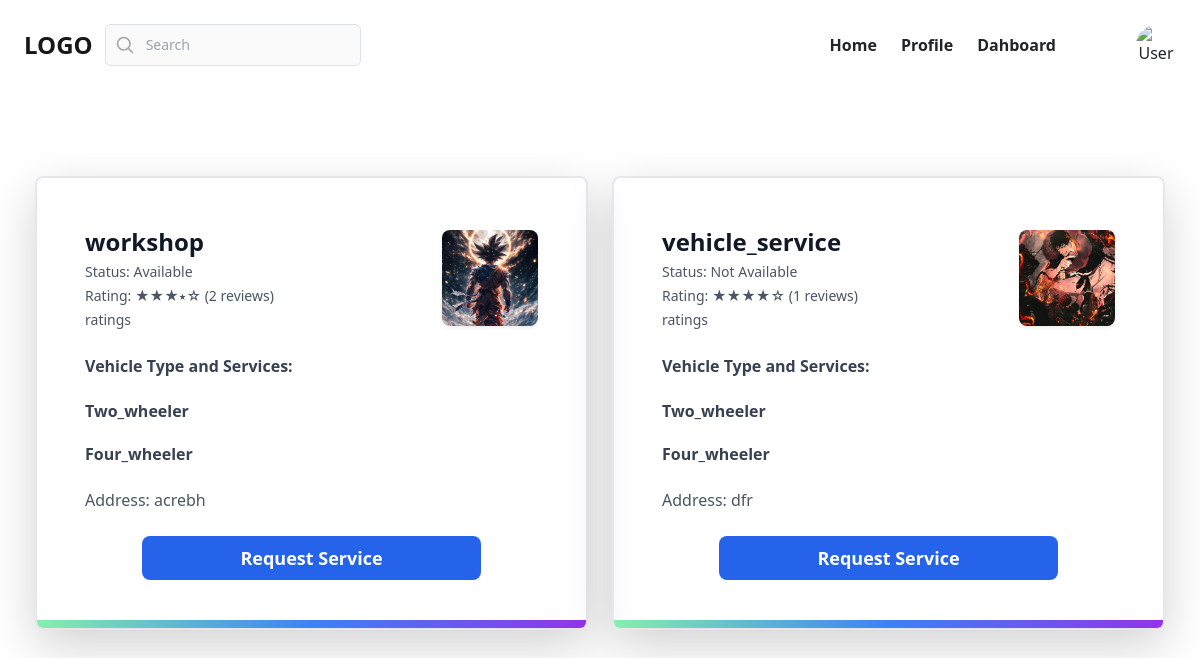
Before: /customer/index/ (signed in) with the older database file.
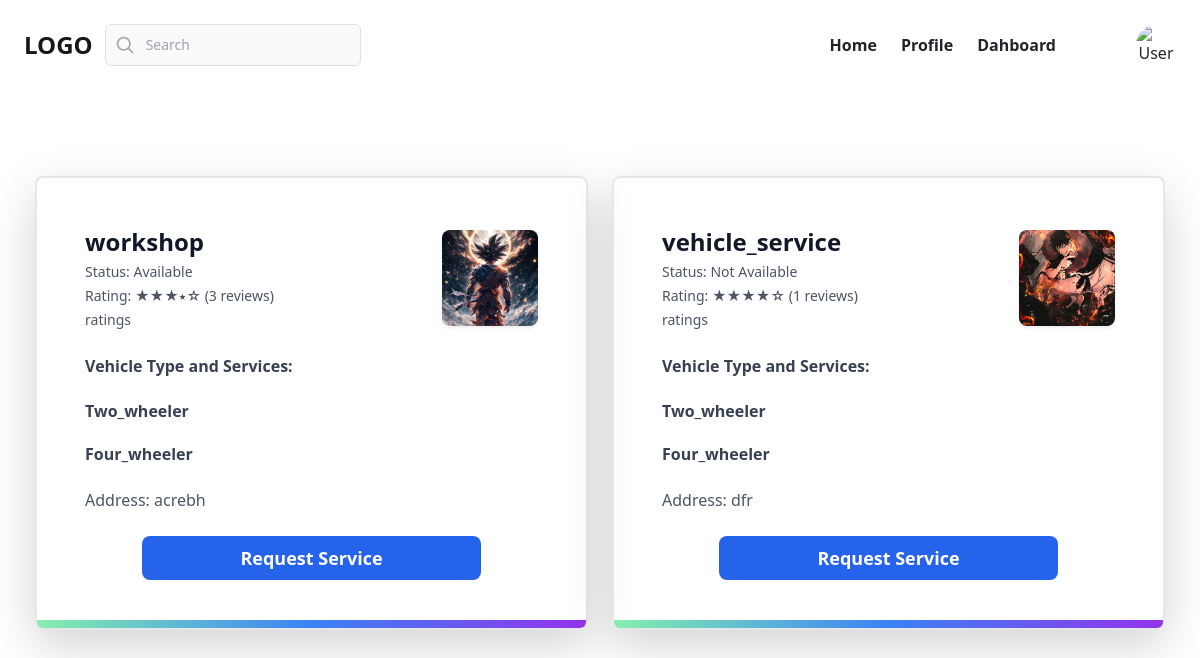
After: the same page with the newer database file.
### myapp/models.py (models this page shows, shortened)
class BaseModel(models.Model):
    created_date=models.DateTimeField(auto_now_add=True)
    updated_date=models.DateTimeField(auto_now=True)
    is_active=models.BooleanField(default=True)

class ServiceProviderProfile(BaseModel):
    user = models.OneToOneField(User, on_delete=models.CASCADE, related_name='provider_profile')
    service_types = models.ManyToManyField(ServiceType, related_name='providers')
    address = models.CharField(max_length=200, blank=True ,null=True)
    availability_status = models.BooleanField(default=True)
    profile_picture = models.ImageField(upload_to='profilepictures/', blank=True, null=True, default="profilepictures/default.png")
    total_reviews = models.PositiveIntegerField(default=0)
    average_rating = models.FloatField(default=0.0)
    def display_stars(self):
        full_stars = floor(self.average_rating)  # Number of full stars
        half_star = 1 if self.average_rating - full_stars >= 0.5 else 0  # Half star logic
        empty_stars = 5 - full_stars - half_star
        return '★' * full_stars + '⭑' * half_star + '☆' * empty_stars

class User(AbstractUser):
    role_choices = [
        ('customer', 'Customer'),
        ('provider', 'Service Provider'),
    ]
    role = models.CharField(max_length=20, choices=role_choices,default="customer")
    phone_number = models.CharField(max_length=15, blank=True, null=True)
    is_verified=models.BooleanField(default=False)
    otp=models.CharField(max_length=6,null=True,blank=True)

### myapp/views.py (the view)
# urls.py: path('customer/index/', views.CustomerIndexView.as_view(),name="customer-index"),
@method_decorator(decs,name="dispatch")
class CustomerIndexView(View):
    template_name = "customer_index.html"
    def get(self, request, *args, **kwargs):
        qs = ServiceProviderProfile.objects.prefetch_related('service_types').all().order_by('-availability_status')
        vehicle_types = ServiceType.objects.values_list('vehicle_type', flat=True).distinct()
        data = {
            "providers": qs,
            "vehicle_types": vehicle_types
        }
        return render(request, self.template_name, data)

### myapp/templates/customer_index.html (shortened to what this page needs)
{% extends 'customer_base.html' %}
{% block main_block %}
{% load static %}
<div class="flex flex-wrap gap-6 justify-center px-4 mt-24">
  {% for p in providers %}
  <div
    class="w-full sm:w-[48%] lg:w-[48%] xl:w-[48%] relative block overflow-hidden rounded-lg border-2 border-gray-200 shadow-lg transition-shadow duration-300 hover:shadow-xl hover:border-gray-400 p-6 lg:p-12"
    id="provider-card-{{ p.user.id }}"
  >
    <span
      class="absolute inset-x-0 bottom-0 h-2 bg-gradient-to-r from-green-300 via-blue-500 to-purple-600"
    ></span>
    <div class="flex justify-between items-center gap-4">
      <div>
        <h3 class="text-xl lg:text-2xl font-bold text-gray-900">
          {{ p.user.username }}
        </h3>
        <p class="mt-1 text-sm font-medium text-gray-600">
          Status: {{ p.availability_status|yesno:"Available,Not Available" }}
        </p>
        <p class="mt-1 text-sm font-medium text-gray-600">
          <span>
            Rating: {{ p.display_stars }} ({{ p.total_reviews }} reviews)
        </span>
        </p>
        <p class="mt-1 text-sm font-medium text-gray-600">
          <a href="{%url 'rating_list' p.user.id%}">ratings</a>
        </p>
      </div>
      <div class="shrink-0">
        {% if p.profile_picture %}
        <img
          alt="Profile Picture"
          src="{{ p.profile_picture.url }}"
          class="w-20 h-20 lg:w-24 lg:h-24 rounded-lg object-cover shadow-sm"
        />
        {% else %}
        <img
          alt="Default Profile Picture"
          src="{% static 'profilepictures/default.png' %}"
          class="w-20 h-20 lg:w-24 lg:h-24 rounded-lg object-cover shadow-sm"
        />
        {% endif %}
      </div>
    </div>
    <div class="mt-6">
      <p class="text-sm lg:text-base text-gray-700 font-bold">Vehicle Type and Services:</p>
      {% for vehicle_type in vehicle_types %}
        {% with p.service_types.all|dictsort:"vehicle_type" as services %}
        {% if services %}
        <div class="mb-4">
          <h4 class="font-bold text-gray-700 mt-4 cursor-pointer"
              onclick="toggleElement('vehicle-type-{{ p.user.id }}-{{ vehicle_type }}')">
            {{ vehicle_type|capfirst }}
          </h4>
        </div>
        {% endif %}
        {% endwith %}
      {% endfor %}
    </div>
    <dl class="mt-6 flex gap-4 sm:gap-6">
      <div class="flex flex-col-reverse">
        <dt class="text-sm lg:text-base font-medium text-gray-600">
          Address: {{ p.address }}
        </dt>
      </div>
    </dl>
    <div class="mt-6 flex justify-center">
      <a href="{% url 'create-breakdownrequest' service_provider_id=p.user.id %}"
         class="block text-center bg-blue-600 text-white text-lg font-bold py-2 rounded-lg w-[75%] transition-colors duration-300 hover:bg-blue-700">
        Request Service
      </a>
    </div>
  </div>
  {% empty %}
  <p class="text-gray-500">No Service Providers Available</p>
  {% endfor %}
</div>
{% endblock %}

### myapp/templates/customer_base.html (shortened to what this page needs)
<!DOCTYPE html>
<html lang="en">
<head>
  <script src="https://cdn.tailwindcss.com"></script>
  <link
  href="https://cdn.jsdelivr.net/npm/tailwindcss@2.2.19/dist/tailwind.min.css"
  rel="stylesheet"
/>
</head>
    <link href="https://cdn.jsdelivr.net/npm/bootstrap@5.0.2/dist/css/bootstrap.min.css" rel="stylesheet">
<body>
<nav x-data="{ mobileMenuIsOpen: false, isVisible: true, lastScrollY: 0 }"
  @scroll.window="if (window.scrollY > lastScrollY && window.scrollY > 100) { isVisible = false } else { isVisible = true; } lastScrollY = window.scrollY"
  :class="{'translate-y-0': isVisible, '-translate-y-full': !isVisible}"
  class="nightwind-prevent-block fixed top-0 left-0 right-0 z-20 flex items-center justify-between w-full p-4 transition-transform duration-300 ease-in-out bg-white bg-opacity-80 backdrop-blur-md"
  aria-label="penguin ui menu">
  <a href="#" class="text-2xl font-bold text-neutral-900 dark:text-white nightwind-prevent">
LOGO
  </a>
  <div class="relative ml-3 flex flex-col w-full gap-1 mr-auto max-w-64 text-neutral-600 dark:text-neutral-300">
    <input type="search"
            name="search"
            placeholder="Search"
            aria-label="search"
            class="w-full rounded-md border border-neutral-300 bg-neutral-50 py-2.5 pl-10 pr-2 text-sm focus-visible:outline focus-visible:outline-2 focus-visible:outline-offset-2 focus-visible:outline-black disabled:cursor-not-allowed disabled:opacity-75 dark:border-neutral-700 dark:bg-neutral-900/50 dark:focus-visible:outline-white" />
  </div>
  <ul class="items-center flex-shrink-0 hidden gap-4 sm:flex">
    <li>
      <a href="{%url 'customer-index'%}"
        class="font-bold nightwind-prevent underline-offset-2 hover:text-black focus:outline-none focus:underline dark:text-black dark:hover:text-black"
        aria-current="page">
    Home
      </a>
    </li>
   <li>
      <a href="{%url 'customer-profile'%}"
        class="font-bold nightwind-prevent underline-offset-2 hover:text-black focus:outline-none focus:underline dark:text-black dark:hover:text-black"
        aria-current="page">
  Profile
      </a>
    </li>
   <li>
      <a href="{%url 'customer-dashboard'%}"
        class="font-bold nightwind-prevent underline-offset-2 hover:text-black focus:outline-none focus:underline dark:text-black dark:hover:text-black"
        aria-current="page">
  Dahboard
      </a>
    </li>
    <li>
      <button
    id="dark-mode"
    class="flex items-center justify-center w-8 h-8 text-center transition duration-300 rounded-full focus:outline-none">
    <div id="icon-container" class="grid w-10 h-10">
    </div>
  </button>
    </li>
    <li x-data="{ userDropDownIsOpen: false, openWithKeyboard: false }"
      @keydown.esc.window="userDropDownIsOpen = false, openWithKeyboard = false" class="relative flex items-center">
      <button @click="userDropDownIsOpen = ! userDropDownIsOpen"
                :aria-expanded="userDropDownIsOpen"
                @keydown.space.prevent="openWithKeyboard = true"
                @keydown.enter.prevent="openWithKeyboard = true"
                @keydown.down.prevent="openWithKeyboard = true"
                class="rounded-full focus-visible:outline focus-visible:outline-2 focus-visible:outline-offset-2 focus-visible:outline-black dark:focus-visible:outline-white"
                aria-controls="userMenu">
                <img src="https://penguinui.s3.amazonaws.com/component-assets/avatar-8.webp"
                    alt="User Profile"
                    class="object-cover rounded-full size-10" />
            </button>
    </li>
  </ul>
</nav>
<div class="mt-20">
  <div class="mt-10">
    {% block main_block %}
    {% endblock %}
  </div>
</div>
</body>
</body>
</html>

Changed rows visible on the page:
changed ServiceProviderProfile "acrebh": total_reviews "2" → "3"
